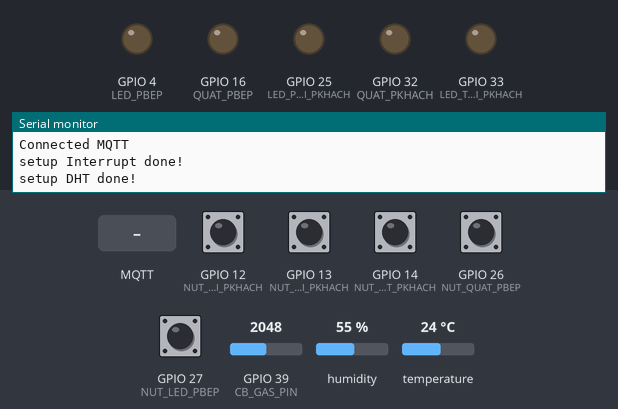
The sketch below on a simulated ESP32. Parts: output pins drawn as LEDs (lit = HIGH), the last lines printed to the serial monitor. The inputs (shaded band) are chosen by the test bench; at power-on: GPIO 12 (NUT_LED_TRAI_PKHACH), GPIO 13 (NUT_LED_PHAI_PKHACH), GPIO 14 (NUT_QUAT_PKHACH), GPIO 26 (NUT_QUAT_PBEP), GPIO 27 (NUT_LED_PBEP) HIGH, GPIO 39 (CB_GAS_PIN) = 2048, humidity 55 %, temperature 24 °C. WiFi joins after 1.5 s; servers stay silent unless stated; no MQTT or app messages arrive unless stated.

Above: at 3.4 s.
3.5 s: GPIO 12 (NUT_LED_TRAI_PKHACH) pulled LOW for 0.15 s
At 3.8 s:
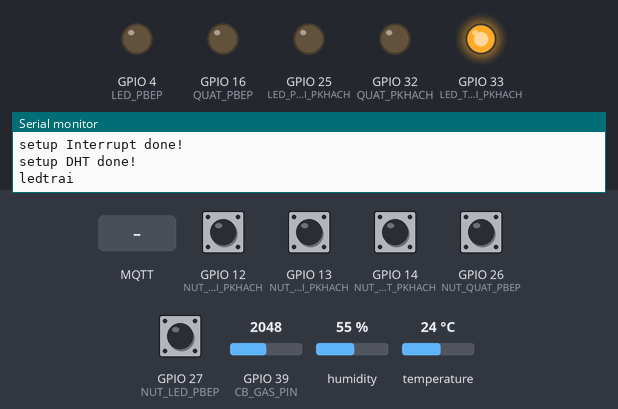
5.1 s: GPIO 13 (NUT_LED_PHAI_PKHACH) pulled LOW for 0.15 s
At 5.6 s:
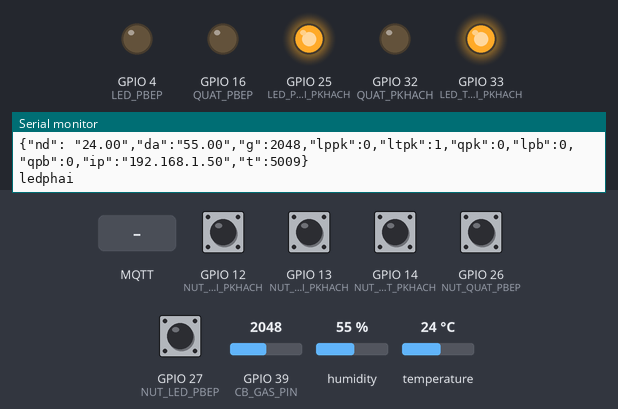
6.7 s: GPIO 14 (NUT_QUAT_PKHACH) pulled LOW for 0.15 s
At 7.9 s:
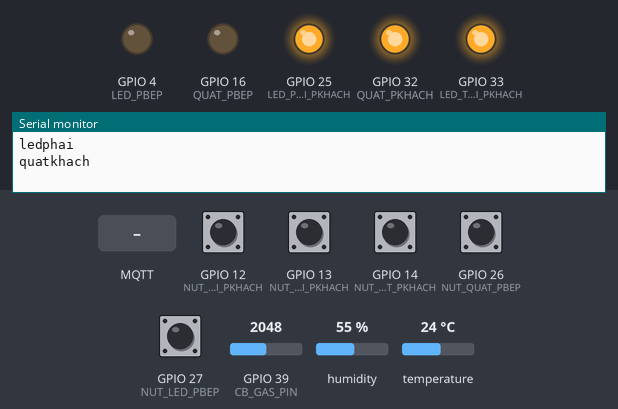
8.3 s: GPIO 26 (NUT_QUAT_PBEP) pulled LOW for 0.15 s
At 9.0 s:
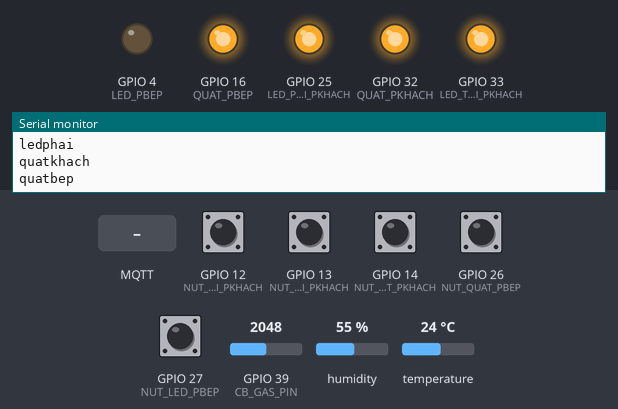
9.9 s: GPIO 27 (NUT_LED_PBEP) pulled LOW for 0.15 s
At 10.9 s:
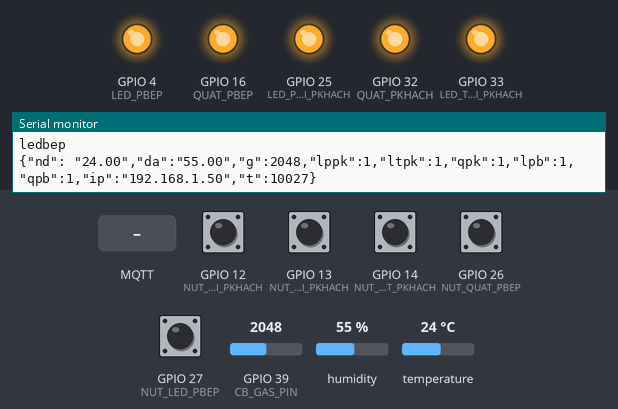
11.5 s: MQTT message "offlppk" arrives on the first subscribed topic
At 12.7 s:
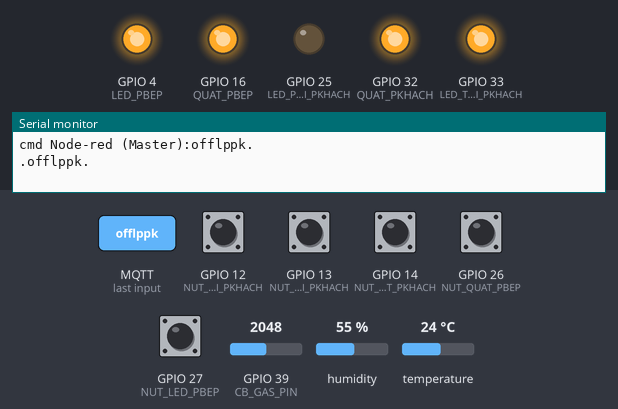
Timing chart, 0 to 14.0 s (numbered marks = the images above; inputs shaded):
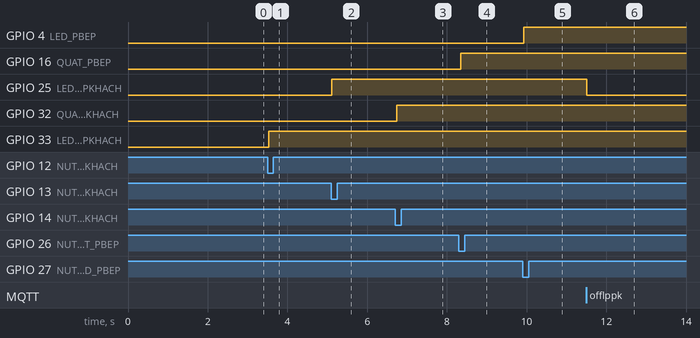

The sketch:

ESP32_HOME.ino
```cpp
#include <WiFi.h>
#include <DHT.h>
#include <PubSubClient.h>
#include <WiFiClient.h>

#define CB_GAS_PIN              39
#define DHT_PIN                 17 //TX2
#define NUT_LED_PHAI_PKHACH     13
#define NUT_LED_TRAI_PKHACH     12
#define NUT_QUAT_PKHACH         14
#define NUT_LED_PBEP            27
#define NUT_QUAT_PBEP           26
#define LED_PHAI_PKHACH         25
#define LED_TRAI_PKHACH         33
#define QUAT_PKHACH             32
#define LED_PBEP                4
#define QUAT_PBEP               16  //RX2


WiFiClient client;
PubSubClient mqtt_client(client);

const char* ssid = "503 QANGMINHHOUSE.VN 0983397152";
const char* pass = "888888889";
const char *mqttserver = "192.168.5.108"; // ip laptop
const int mqttport = 1883;
const char *mqttid = "home";
const char *toppicsub = "S-ESP-HOME";            // gói tin đăng ký với server để lấy tin từ server
const char *toppicpub = "P-ESP-HOME";            // gói tin đăng ký với server để đưuọc gửi lên server

unsigned long old_time_report = millis();
unsigned long delay_time_report = 5;       // 5s
unsigned long last_time_press = millis();
unsigned long delay_time_press = 500;      // 500ms

// var interrupt
bool nhanLedPhai = false;
bool nhanLedTrai = false;
bool nhanQuatPK = false;
bool nhanLedBep = false;
bool nhanQuatBep = false;
bool running_interrupt =  false;

//mqtt
String buffer_data_tu_server = "";         // dữ liệu tạm thời lấy từ node-red

//var DHT
float doam = 0;
float nhietdo = 0;
String str_nhietdo = "00.0";
String str_doam = "00.0";

// var handle button
uint8_t ttLedPhaiPK = 0;
uint8_t ttLedTraiPK = 0;
uint8_t ttQuatPK = 0;
uint8_t ttLedBep = 0;
uint8_t ttQuatBep = 0;
bool temp_IO_value = 0;

//==================
//  SETUP DHT
//==================
DHT dht(DHT_PIN, DHT11);

void setupDHT()
{
    dht.begin();
    Serial.println("setup DHT done!");
}

void layGiaTriTuDHT()
{
    doam = dht.readHumidity();
    nhietdo = dht.readTemperature();
    // neu nan thi set ve 0
    // nếu trả về là nan (00.0): báo thiết bị nối sai dây hoặc bị lỗi
    // nêu đúng dữ liệu sẽ trả về 23.7 và 70.0 (23.7 độ C và độ ẩm 70% )
    if (isnan(doam) || isnan(nhietdo))
      {
        str_nhietdo = "00.0";
        str_doam = "00.0";
        return;
      }

    str_nhietdo = String(nhietdo);
    str_doam = String(doam);
}

//==================
// SETUP Interrupt : ngắt phát hiện nút nhấn
//==================
// p.khach
void IRAM_ATTR xuly_nut_led_phai_pkhach()
{
  if (millis() - last_time_press < delay_time_press)
    return;
  last_time_press = millis();

  if (running_interrupt) return;
  running_interrupt = true;
  nhanLedPhai = true;
}
void IRAM_ATTR xuly_nut_led_trai_pkhach()
{
  if (millis() - last_time_press < delay_time_press)
    return;
  last_time_press = millis();

  if (running_interrupt) return;
  running_interrupt = true;
  nhanLedTrai = true;
}
void IRAM_ATTR xuly_nut_quat_pkhach()
{
  if (millis() - last_time_press < delay_time_press)
    return;
  last_time_press = millis();

  if (running_interrupt) return;
  running_interrupt = true;
  nhanQuatPK = true;
}

// p.bep
void IRAM_ATTR xuly_nut_led_pbep()
{
  if (millis() - last_time_press < delay_time_press)
    return;
  last_time_press = millis();

  if (running_interrupt) return;
  running_interrupt = true;
  nhanLedBep = true;
}
void IRAM_ATTR xuly_nut_quat_pbep()
{
  if (millis() - last_time_press < delay_time_press)
    return;
  last_time_press = millis();

  if (running_interrupt) return;
  running_interrupt = true;
  nhanQuatBep = true;
}

void setupInterrupt()
{
  // p.khach
  pinMode(NUT_LED_PHAI_PKHACH, INPUT_PULLUP);
  pinMode(NUT_LED_TRAI_PKHACH, INPUT_PULLUP);
  pinMode(NUT_QUAT_PKHACH, INPUT_PULLUP);
  attachInterrupt(digitalPinToInterrupt(NUT_LED_PHAI_PKHACH), xuly_nut_led_phai_pkhach, FALLING); //RISING
  attachInterrupt(digitalPinToInterrupt(NUT_LED_TRAI_PKHACH), xuly_nut_led_trai_pkhach, FALLING);
  attachInterrupt(digitalPinToInterrupt(NUT_QUAT_PKHACH), xuly_nut_quat_pkhach, FALLING);

  //p.bep
  pinMode(NUT_LED_PBEP, INPUT_PULLUP);
  pinMode(NUT_QUAT_PBEP, INPUT_PULLUP);
  attachInterrupt(digitalPinToInterrupt(NUT_LED_PBEP), xuly_nut_led_pbep, FALLING);
  attachInterrupt(digitalPinToInterrupt(NUT_QUAT_PBEP), xuly_nut_quat_pbep, FALLING);
  Serial.println("setup Interrupt done!");
}

//==================
// xu ly nut nhan
//==================
void xuLyNutNhan()
{
  // kiểm tra có nút nào nhấn chưa?  nếu rồi thì xuống dưới thực hiện không thì bỏ qua hàm này
  if (!nhanLedPhai && !nhanLedTrai && !nhanQuatPK && !nhanLedBep && !nhanQuatBep)
    return;
  running_interrupt = false;
  // led phai p.khach
  if (nhanLedPhai)
  {
    temp_IO_value = digitalRead(LED_PHAI_PKHACH);         // đọc trạng thái của máy bơm hiện tại.
    ttLedPhaiPK = !temp_IO_value;
    digitalWrite(LED_PHAI_PKHACH, ttLedPhaiPK);        // đảo trạng thái máy bơm

    Serial.println("ledphai");
    nhanLedPhai = false;                  // reset trạng thái nút nhấn
    return;
  }

  // led trai p.khach
  if (nhanLedTrai)
  {
    temp_IO_value = digitalRead(LED_TRAI_PKHACH);         // đọc trạng thái của máy bơm hiện tại.
    ttLedTraiPK = !temp_IO_value;
    digitalWrite(LED_TRAI_PKHACH, ttLedTraiPK);        // đảo trạng thái máy bơm

    Serial.println("ledtrai");
    nhanLedTrai = false;                  // reset trạng thái nút nhấn
    return;
  }

  // quat p.khach
  if (nhanQuatPK)
  {
    temp_IO_value = digitalRead(QUAT_PKHACH);           // đọc trạng thái của led hiện tại.
    ttQuatPK = !temp_IO_value;
    digitalWrite(QUAT_PKHACH, ttQuatPK);          // đảo trạng thái led

    Serial.println("quatkhach");
    nhanQuatPK = false;                   // reset trạng thái nút nhấn
    return;
  }

  // led p.bep
  if (nhanLedBep)
  {
    temp_IO_value = digitalRead(LED_PBEP);           // đọc trạng thái của led hiện tại.
    ttLedBep = !temp_IO_value;
    digitalWrite(LED_PBEP, ttLedBep);          // đảo trạng thái led

    Serial.println("ledbep");
    nhanLedBep = false;                   // reset trạng thái nút nhấn
    return;
  }

  // quat p.bep
  if (nhanQuatBep)
  {
    temp_IO_value = digitalRead(QUAT_PBEP);           // đọc trạng thái của led hiện tại.
    ttQuatBep = !temp_IO_value;
    digitalWrite(QUAT_PBEP, ttQuatBep);          // đảo trạng thái led

    Serial.println("quatbep");
    nhanQuatBep = false;                   // reset trạng thái nút nhấn
    return;
  }

}


//===========
// MQTT
//===========
void xuLyLenhTuNodeRed(String cmd)
{
  // threshold
  // int num_index = cmd.indexOf(";");
  // if(num_index > 0)
  // {
  //   String temp_threshold = String(cmd) + "*";  // thêm * vào cuối lệnh
  //   Serial2.print(temp_threshold);              // gửi đi Slave
  //   Serial.println(temp_threshold);             // debug
  //   return;
  // }

  // Led phai p.khach
  if (cmd == "onlppk")
  {
    digitalWrite(LED_PHAI_PKHACH, HIGH);
    ttLedPhaiPK = 1;
    Serial.println("." + cmd + ".");      // debug
    return;
  }
  if (cmd == "offlppk")
  {
    digitalWrite(LED_PHAI_PKHACH, LOW);
    ttLedPhaiPK = 0;
    Serial.println("." + cmd +".");      // debug
    return;
  }

  // Led trai p.khach
  if (cmd == "onltpk")
  {
    digitalWrite(LED_TRAI_PKHACH, HIGH);
    ttLedTraiPK = 1;
    Serial.println("." + cmd + ".");      // debug
    return;
  }
  if (cmd == "offltpk")
  {
    digitalWrite(LED_TRAI_PKHACH, LOW);
    ttLedTraiPK = 0;
    Serial.println("." + cmd +".");      // debug
    return;
  }

  // quat p.khach
  if (cmd == "onqpk")
  {
    digitalWrite(QUAT_PKHACH, HIGH);
    ttQuatPK = 1;
    Serial.println("." + cmd +".");      // debug
    return;
  }
  if (cmd == "offqpk")
  {
    digitalWrite(QUAT_PKHACH, LOW);
    ttQuatPK = 0;
    Serial.println("." + cmd +".");      // debug
    return;
  }

  // led p.bep
  if (cmd == "onlpb")
  {
    digitalWrite(LED_PBEP, HIGH);
    ttLedBep = 1;
    Serial.println("." + cmd +".");      // debug
    return;
  }
  if (cmd == "offlpb")
  {
    digitalWrite(LED_PBEP, LOW);
    ttLedBep = 0;
    Serial.println("." + cmd +".");      // debug
    return;
  }

  // quat p.bep
  if (cmd == "onqpb")
  {
    digitalWrite(QUAT_PBEP, HIGH);
    ttQuatBep = 1;
    Serial.println("." + cmd +".");      // debug
    return;
  }
  if (cmd == "offqpb")
  {
    digitalWrite(QUAT_PBEP, LOW);
    ttQuatBep = 0;
    Serial.println("." + cmd +".");      // debug
    return;
  }

}

// hàm lắng nghe sự kiện từ server gửi xuống
void callback(char *topic, byte *payload, unsigned int length)
{
  // đọc từ ký tự mà Server gửi xuống.
  for (int i = 0; i < length; i++)
  {
    char temp_data_mqtt = (char)payload[i];
    buffer_data_tu_server += temp_data_mqtt;
  }
  Serial.print("cmd Node-red (Master):");
  Serial.print(buffer_data_tu_server);
  Serial.println(".");
  xuLyLenhTuNodeRed(buffer_data_tu_server);

  // xóa dữ liệu vừa sử lý xong để
  // tránh việc dữ liệu trước bị đè vào dữ liệu sau
  buffer_data_tu_server = "";
}

// reportMQTT
void reportReadings()
{
    int buffer_cb_gas = analogRead(CB_GAS_PIN);
    String dataGuiServer = "{";

    // nhiet do
    dataGuiServer += "\"nd\": \"";
    dataGuiServer += str_nhietdo;
    dataGuiServer += "\",";

    // do am
    dataGuiServer += "\"da\":\"";
    dataGuiServer += str_doam;
    dataGuiServer += "\",";

    //gas
    dataGuiServer += "\"g\":";
    dataGuiServer += String(buffer_cb_gas);
    dataGuiServer += ",";

    //led phai p.khach
    dataGuiServer += "\"lppk\":";
    dataGuiServer += String(ttLedPhaiPK);
    dataGuiServer += ",";

    //led trai p.khach
    dataGuiServer += "\"ltpk\":";
    dataGuiServer += String(ttLedTraiPK);
    dataGuiServer += ",";

    //quat p.khach
    dataGuiServer += "\"qpk\":";
    dataGuiServer += String(ttQuatPK);
    dataGuiServer += ",";

    //led p.bep
    dataGuiServer += "\"lpb\":";
    dataGuiServer += String(ttLedBep);
    dataGuiServer += ",";

    //quat p.bep
    dataGuiServer += "\"qpb\":";
    dataGuiServer += String(ttQuatBep);
    dataGuiServer += ",";

    //ip
    dataGuiServer += "\"ip\":\"";
    dataGuiServer += WiFi.localIP().toString();
    dataGuiServer += "\",";

    unsigned long now = millis();
    dataGuiServer += "\"t\":";
    dataGuiServer += String(now);

    dataGuiServer += "}";

    // Debug
    Serial.println(dataGuiServer);

    // Publish to MQTT
    boolean success = guiDataLenNodered(dataGuiServer);

    if (success)  return;

    // Error
    Serial.println("Failed to publish to MQTT");
}

// hàm gửi dữ liệu lên Node-red
bool guiDataLenNodered( String data_gui_nodered )
{
  if (mqtt_client.connected())
  {
    mqtt_client.publish(toppicpub, data_gui_nodered.c_str());
    return true;
  }
  return false;
}

void setupMQTT()
{
  Serial.println("Connectting MQTT");
  mqtt_client.setServer(mqttserver, mqttport);
  mqtt_client.setCallback(callback);

  while (!mqtt_client.connect(mqttid))
  {
    delay(1000);
    Serial.print(".");
  }
  Serial.println("Connected MQTT");
  mqtt_client.publish(toppicpub, "Đã kết nối và chờ lệnh");
  mqtt_client.subscribe(toppicsub);
}

//===========
// Wifi
//===========
void setupWifi()
{
  WiFi.begin(ssid, pass);
  while (WiFi.status() != WL_CONNECTED)
  {
    delay(1000);
    Serial.print(".");
  }
  Serial.println("Connected WiFi");
  Serial.print("IP Address:");
  Serial.println(WiFi.localIP());
}


void loopSendReport(){
  if ( millis() - old_time_report > delay_time_report * 1000)
  {
    reportReadings();
    old_time_report = millis();
    delay(50);
    return;
  }
  delay(50);
}

void setup() {
  Serial.begin(115200);

  pinMode(CB_GAS_PIN, INPUT);
  pinMode(LED_PHAI_PKHACH, OUTPUT);
  pinMode(LED_TRAI_PKHACH, OUTPUT);
  pinMode(QUAT_PKHACH, OUTPUT);
  pinMode(LED_PBEP, OUTPUT);
  pinMode(QUAT_PBEP, OUTPUT);

  setupWifi();
  delay(50);

  setupMQTT();
  delay(50);

  setupInterrupt();
  delay(50);

  setupDHT();
  delay(50);
}

void loop() {

  mqtt_client.loop();

  xuLyNutNhan();

  layGiaTriTuDHT();

  loopSendReport();
}
```

Measured:
- after the input at 3.5 s, GPIO 33 (LED_TRAI_PKHACH): LOW → HIGH at once
- after the input at 5.1 s, GPIO 25 (LED_PHAI_PKHACH): LOW → HIGH at once
- after the input at 6.7 s, GPIO 32 (QUAT_PKHACH): LOW → HIGH at once
- after the input at 8.3 s, GPIO 16 (QUAT_PBEP): LOW → HIGH after 0.05 s
- after the input at 9.9 s, GPIO 4 (LED_PBEP): LOW → HIGH at once
- after the input at 11.5 s, GPIO 25 (LED_PHAI_PKHACH): HIGH → LOW at once
